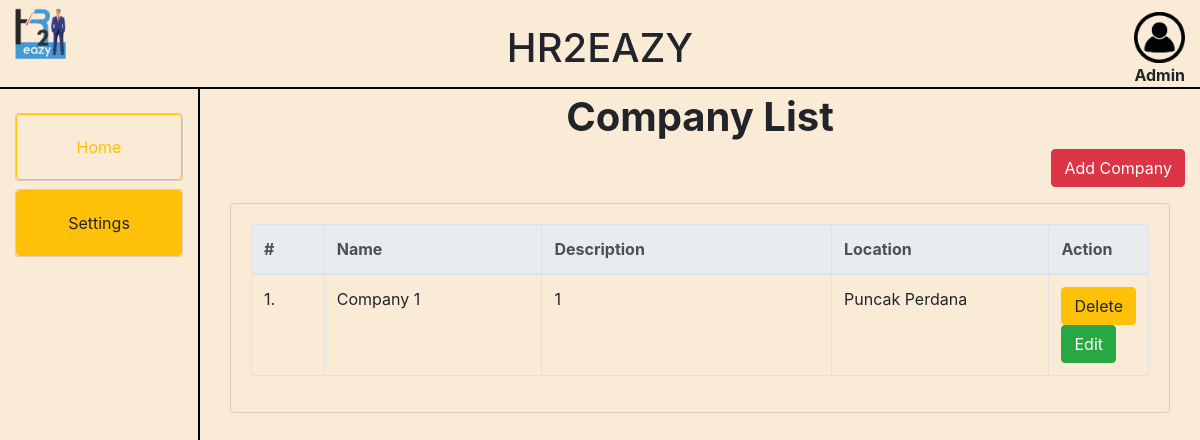
/booking_training.php (signed in), run on the app's committed database.
### tables this page shows
CREATE TABLE IF NOT EXISTS `jobs` (
  `id` int NOT NULL AUTO_INCREMENT,
  `name` varchar(100) NOT NULL,
  `location_id` int NOT NULL,
  `description` int DEFAULT NULL,
  `date_booking` date DEFAULT NULL,
  PRIMARY KEY (`id`),
  KEY `location_id` (`location_id`),
  KEY `description` (`description`)
);

CREATE TABLE IF NOT EXISTS `locations` (
  `id` int NOT NULL AUTO_INCREMENT,
  `name` varchar(200) NOT NULL,
  PRIMARY KEY (`id`)
);

### booking_training.php (the view, shortened to what this page needs)
<?php
require 'config.php';
$jobs = [];
if (!isset($_SESSION["loggedin"]) || $_SESSION["loggedin"] !== true) {
    header("location: login.php");
    exit;
} else {
    if ($link !== false) {
        $sql_select_jobs = "SELECT * FROM jobs";
        $result_jobs = $link->query($sql_select_jobs);
        while ($row = $result_jobs->fetch_assoc()) {
            $jobs[] = [
                "id" => $row["id"],
                "name" => $row["name"],
                "location_id" => $row['location_id'],
                "description" => $row['description'],
                "date_booking" => $row['date_booking'],
            ];
        }
        foreach ($jobs as $key => $job) {
            $sql_select_location = "SELECT * FROM locations WHERE id = " . $jobs[$key]['location_id'] . " LIMIT 1";
            $location = [
                "id" => '',
                "name" => ''
            ];
            $result_location = $link->query($sql_select_location);
            while ($row_location = $result_location->fetch_assoc()) {
                $location["id"] =  $row_location["id"];
                $location["name"] =  $row_location["name"];
            }
            $jobs[$key]['location'] = $location;
        }
    }
}
?>
<!DOCTYPE html>
<html lang="en">
<head>
    <link rel="stylesheet" href="https://cdn.jsdelivr.net/npm/bootstrap@4.0.0/dist/css/bootstrap.min.css">
</head>
<body>
    <div class="container-fluid" style="height: 100%;">
    <div class="row mt-2" style="border-bottom: 2px solid #000000;">
    <div class="col-2">
                <img src="img/hr2eazy.png" alt="hr2eazy " style="width: 30%;">
    </div>
    <div class="col-8">
                <h1 class="text-center mt-3">HR2EAZY</h1>
    </div>
    <div class="col-2 text-right">
    <div class="dropdown mt-1">
                    <a href="#" id="user-icon" data-toggle="dropdown" aria-haspopup="true" aria-expanded="false">
                        <img src="img/iconn.png" alt="iconn_logo" style="width: 30%;">
                    </a>
    </div>
                <span class="text-right">
                    <b>
                        <?php if($_SESSION["role"]["name"] == "Company"){?>
                            Admin
                        <?php }?>
                    </b>
                </span>
    </div>
    </div>
    <div class="row" style="height: 100%;">
    <div class="col-2 py-4" style="border-right: 2px solid #000000;">
                <ul class="no-bullets">
                    <li>
                        <div class="card">
                            <a href="home.php" class="card-body btn btn-outline-warning">
                                Home
                            </a>
                        </div>
                    </li>
                    <?php if ($_SESSION['role']['code'] === 'company') { ?>
                        <li class="mt-2">
                            <div class="card">
                                    <a href="users_page.php" class="card-body btn btn-warning">
                                        Settings
                                    </a>
                            </div>
                        </li>
                    <?php } ?>
                </ul>
            </div>
            <div class="col-10">
            <div class="d-flex justify-content-center mt-1">
                    <h1>
                        <b>Company List</b>
                    </h1>
            </div>
                <?php if ($_SESSION['role']['code'] == 'company') { ?>
                    <div class="d-flex flex-row-reverse">
                        <button type="button" class="btn btn-danger" data-toggle="modal" data-target="#createJob">
                            Add Company
                        </button>
                    </div>
                <?php } ?>
                <div class="d-flex mt-3">
                <div class="col-md-12">
                <div class="card">
                <div class="card-body">
                            <table class="table table-bordered">
                                <thead class="thead-light">
                                    <tr>
                                        <th class="col-1">#</th>
                                        <th class="col-3">Name</th>
                                        <th class="col-4">Description</th>
                                        <th class="col-3">Location</th>
                                        <th class="col-1">Action</th>
                                    </tr>
                                </thead>
                            <tbody>
                                    <?php if (count($jobs) != 0) {
                                        $x = 0;
                                        foreach ($jobs as $key => $job) { ?>
                                            <tr>
                                                <td><?php echo ++$x ?>.</td>
                                                <td><?php echo $job['name'] ?></td>
                                                <td><?php echo $job['description'] ?></td>
                                                <td><?php echo $job['location']['name'] ?></td>
                                                <td>
                                    <?php if ($_SESSION['role']['code'] == 'company') { ?>
                                        <form action="delete_job.php" method="POST">
                                            <button type="submit" class="btn btn-warning">Delete</button>
                                        </form>
                                            <button type="button" class="btn btn-success" data-toggle="modal" data-target="#editJobModal<?php echo $job['id'] ?>">Edit</button>
                                                        <?php } ?>
                                                </td>
                                                </tr>
                                                       <?php }
                                                       } else { ?>
                                                <tr>
                                                <td align="center" colspan="3">No Data Found</td>
                                               </tr>
                                                      <?php } ?>
                                </tbody>
                                </table>
    </div>
    </div>
    </div>
    </div>
    </div>
    </div>
    </div>
</body>
</html>

### booking_training.php (style rules this page uses)
html, body { height: 100%; }
ul.no-bullets { list-style-type: none; padding: 0; margin: 0; }
.card { background-color: #FAEBD7; }
body { background-color: #FAEBD7; }

### data on the page
jobs: name "Company 1", description "1", location.name "Puncak Perdana"
